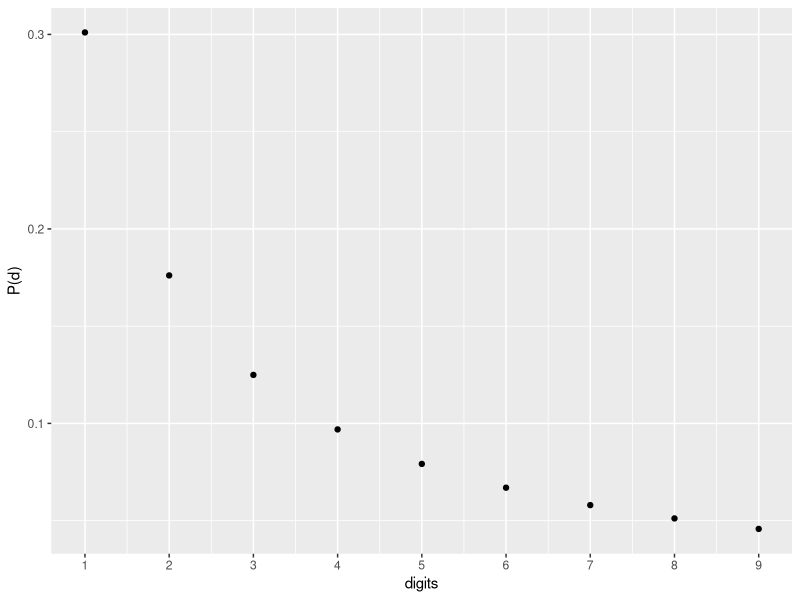
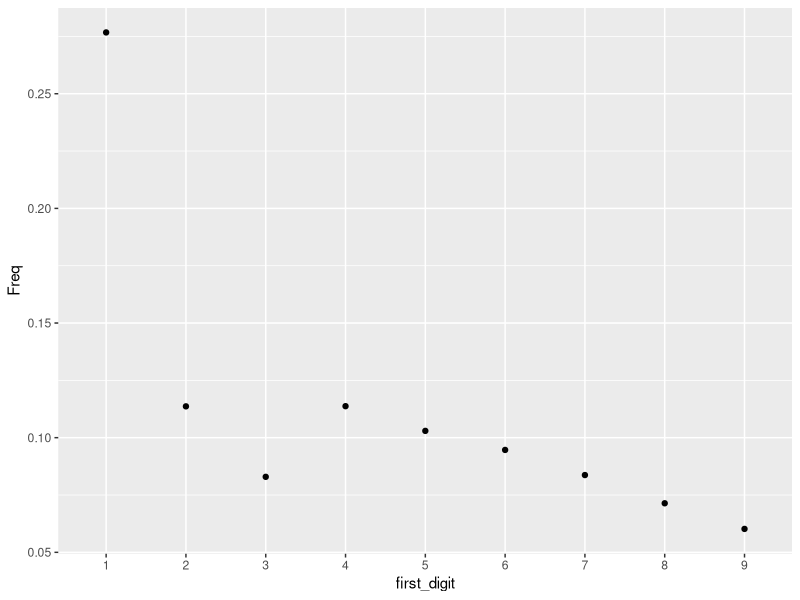

The R script that drew these images, in order:
## ---- chunk 1
pts <- c(2, 3, 4, 5, 3, 3, 4, 3, 2)
paste("total points possible:", sum(pts))

library(tidyverse)
## ---- chunk 2
law <- function(x) {
  prob = log10(1 + 1/x)
  prob
}

law(2)
law(7)
law(2)/law(7)
## ---- chunk 3
digits <- c(1:9)
benford <- data.frame(
    digits = c(1:9), 
    results = law(digits)
)

ggplot(benford, mapping = aes(x = digits, y = results)) +
  geom_point() +
  labs(y = "P(d)") +
  scale_x_continuous(breaks = seq(1, 9, by=1))
  
## ---- chunk 4
first_digit <- function(x) substr(gsub('[0.]', '', x), 1, 1)
## ---- chunk 5
fd_proportion <- function(x) data.frame(table(first_digit = first_digit(x)) / length(x))
## ---- chunk 6
# testing first_digit
x <- "27"
y <- 575
first_digit(x)
first_digit(y)

# testing fd_proportion
z <- c(21, 22, 23, 24, 31, 32, 33)
fd_proportion(z)
## ---- chunk 7
prices <- fd_proportion(diamonds$price)
ggplot(prices, aes(x = first_digit, y = Freq)) +
  geom_point()
## ---- chunk 8
dd <- data()
class(dd)
print(dd)
## ---- chunk 9
d <- data() |>
  getElement("results") |>
  data.frame() |>
  getElement("Item") 
head(d)
## ---- chunk 10
d2 <- data.frame(data()[["results"]])[["Item"]]
head(d2)
## ---- chunk 11
# return TRUE
t1 <- data.frame(a = 100, b = "hi")

# return FALSE - it's a list, not a data frame
t2 <- as.list(t1)

# return FALSE - no numeric columns
t3 <- data.frame(b = "only strings")
## ---- chunk 12
numericDataframe <- function(X){
  if(class(X) == "data.frame"){
    for(name in colnames(X)){
      if(is.numeric(X[[name]])){
        return (TRUE)
      }
    }
  }
  return (FALSE)
}

print(numericDataframe(t1))
print(numericDataframe(t2))
print(numericDataframe(t3))
## ---- chunk 13
benford <- function(x){
  expected <- log10(1 + 1 / (1:9))
  fd <- substr(gsub('[0.]', '', x), 1, 1)
  fd <- factor(fd, levels = 1:9)
  actual <- table(fd) / length(x)
  1 - sum(abs(actual - expected))
}
## ---- chunk 14
a <- sample(1:100, 50, replace = TRUE)
benford(a)
b <- c(20, 21, 22, 23, 25)
benford(b)
c <- c(10, 20, 30, 40, 50)
benford(c)
d <- sample(1:100, 100, replace = TRUE)
benford(d)
e <- c(1, 1, 1, 1, 1, 1, 1, 1, 1, 1, 1, 1, 1, 1, 1, 1, 1, 2, 2, 2, 2, 2, 2, 2, 2, 2, 2, 3, 3, 3, 3, 3, 3, 3, 4, 4, 4, 4, 4, 4, 5, 5, 5, 5, 5, 6, 6, 6, 6, 7, 7, 7, 8, 8, 9)
benford(e)
f <- c(9)
benford(f)
## ---- chunk 15
# Hint: use get()
